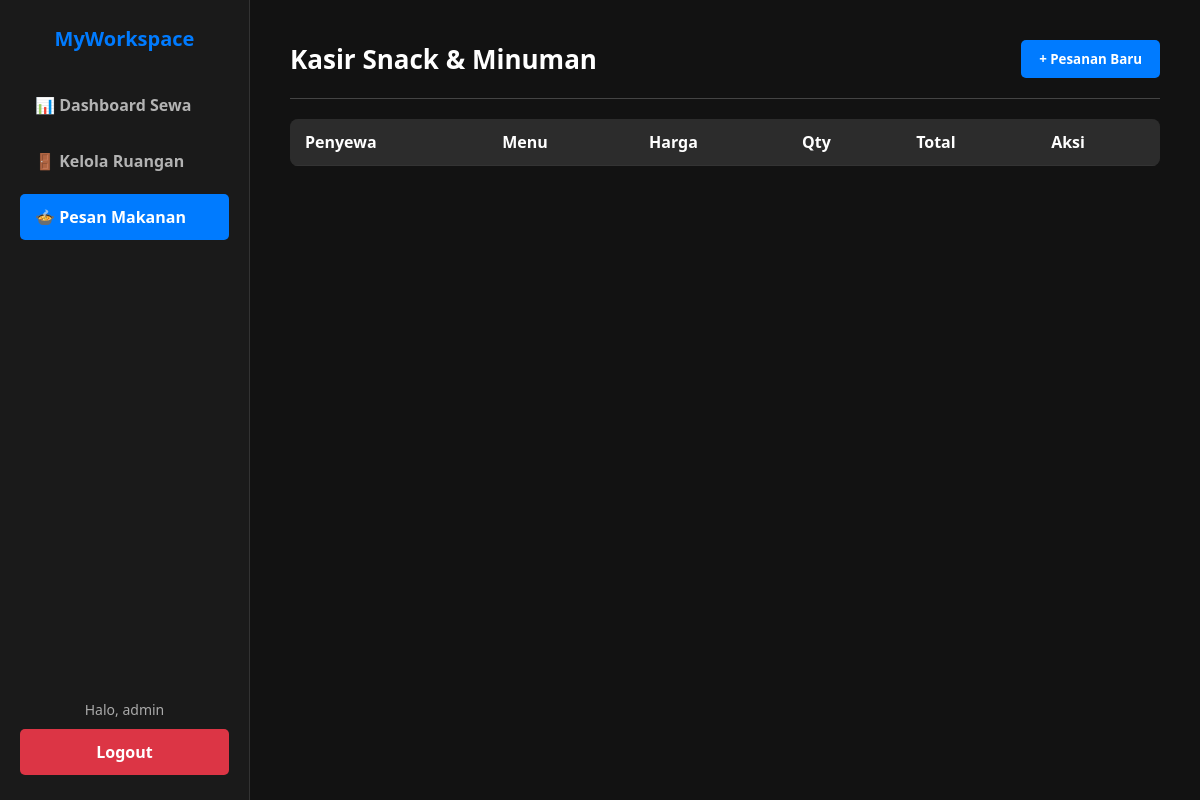
Before: /beranda.php?page=pesanan (signed in) with the older database file.
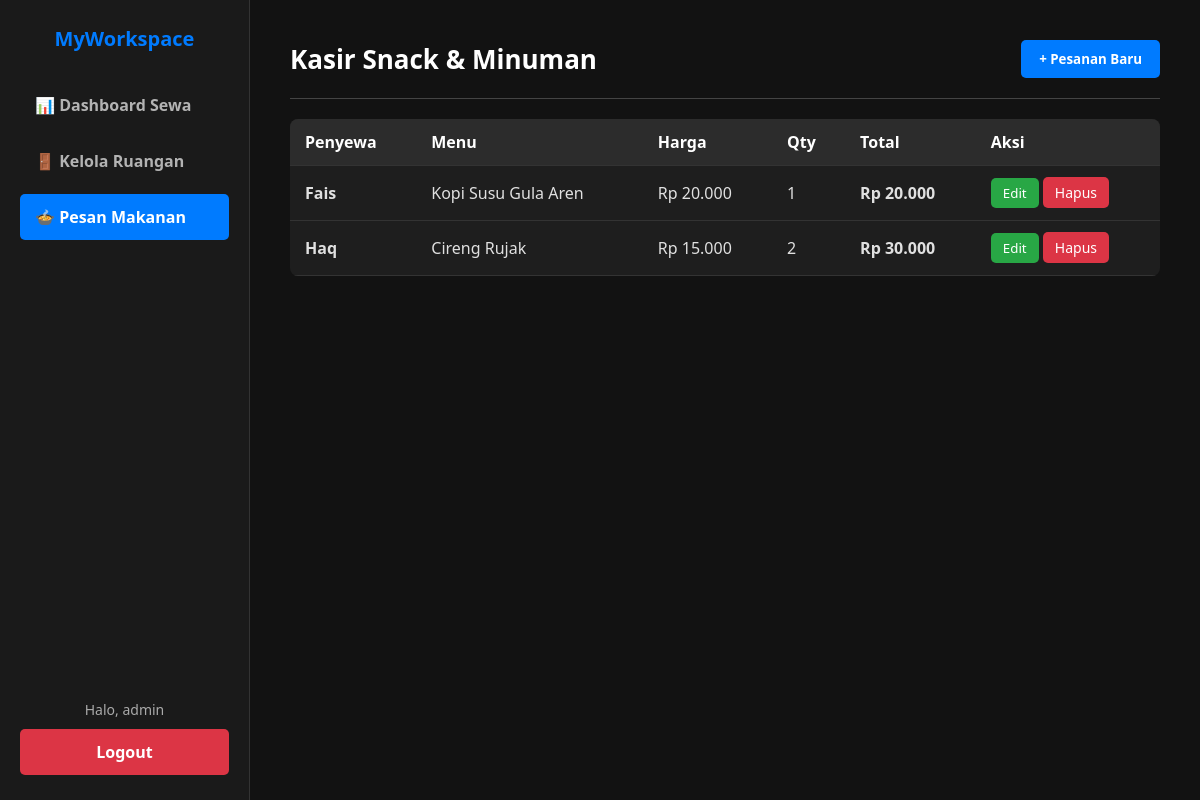
After: the same page with the newer database file.
### tables this page shows
CREATE TABLE `pesanan_tambahan` (
  `id` int(11) NOT NULL,
  `user_id` int(11) NOT NULL,
  `penyewaan_id` int(11) NOT NULL,
  `nama_pesanan` varchar(100) NOT NULL,
  `harga_satuan` int(11) NOT NULL,
  `jumlah` int(11) NOT NULL,
  `subtotal` int(11) NOT NULL
);

CREATE TABLE `penyewaan` (
  `id` int(11) NOT NULL,
  `user_id` int(11) NOT NULL,
  `nama_penyewa` varchar(100) NOT NULL,
  `jenis_ruangan` varchar(50) NOT NULL,
  `slot_id` varchar(20) NOT NULL,
  `tanggal_sewa` date NOT NULL,
  `durasi_jam` int(11) NOT NULL,
  `total_harga` int(11) NOT NULL,
  `status_pembayaran` enum('Belum Lunas','Lunas') DEFAULT 'Belum Lunas',
  `status_sewa` enum('Aktif','Selesai') DEFAULT 'Aktif'
);

### menu_pesanan.php (the view, shortened to what this page needs)
<?php
$query_tampil = "SELECT p.*, s.nama_penyewa FROM pesanan_tambahan p
                 JOIN penyewaan s ON p.penyewaan_id = s.id
                 WHERE p.user_id = '$user_id' ORDER BY p.id DESC";
$list_pesanan = mysqli_query($conn, $query_tampil);
?>
<div class="header-container">
    <h1>Kasir Snack & Minuman</h1>
    <button class="btn btn-auto" onclick="document.getElementById('modalTambahPesan').style.display='block'">+ Pesanan Baru</button>
</div>
<hr>
<table>
    <tr>
        <th>Penyewa</th><th>Menu</th><th>Harga</th><th>Qty</th><th>Total</th><th>Aksi</th>
    </tr>
    <?php while ($lp = mysqli_fetch_assoc($list_pesanan)) : ?>
    <tr>
        <td><strong><?php echo $lp['nama_penyewa']; ?></strong></td>
        <td><?php echo $lp['nama_pesanan']; ?></td>
        <td>Rp <?php echo number_format($lp['harga_satuan'], 0, ',', '.'); ?></td>
        <td><?php echo $lp['jumlah']; ?></td>
        <td><strong>Rp <?php echo number_format($lp['subtotal'], 0, ',', '.'); ?></strong></td>
        <td>
            <button class="btn btn-edit" onclick="document.getElementById('modalEditPesan<?php echo $lp['id']; ?>').style.display='block'">Edit</button>
            <a href="beranda.php?page=pesanan&hapus_pesan=<?php echo $lp['id']; ?>" class="btn-hapus" onclick="return confirm('Hapus pesanan ini?')">Hapus</a>
        </td>
    </tr>
    <?php endwhile; ?>
</table>

### beranda.php (shortened to what this page needs)
<?php
require 'koneksi.php';
$user_id = $_SESSION["id"];
$page = isset($_GET['page']) ? $_GET['page'] : 'dashboard';
?>
<!DOCTYPE html>
<html lang="id">
<head>
    <link rel="stylesheet" href="style.css">
</head>
<body class="page-dashboard">
    <?php include 'sidebar.php'; ?>
    <div class="content-area">
        <?php
        if ($page == 'dashboard') {
            include 'menu_beranda.php';
        } else if ($page == 'ruangan') {
            include 'menu_ruangan.php';
        } else if ($page == 'pesanan') {
            include 'menu_pesanan.php';
        } else {
            echo "<h2>Halaman tidak ditemukan!</h2>";
        }
        ?>
    </div>
</body>
</html>

### sidebar.php
<div class="sidebar">
    <h2>MyWorkspace</h2>
    <a href="beranda.php?page=dashboard" class="menu-link <?php if($page == 'dashboard') echo 'active'; ?>">📊 Dashboard Sewa</a>
    <a href="beranda.php?page=ruangan" class="menu-link <?php if($page == 'ruangan') echo 'active'; ?>">🚪 Kelola Ruangan</a>
    <a href="beranda.php?page=pesanan" class="menu-link <?php if($page == 'pesanan') echo 'active'; ?>">🍲 Pesan Makanan</a>
    <div class="logout-box">
        <p style="text-align: center; margin-bottom:10px; color:#aaa; font-size: 14px;">Halo, <?php echo $_SESSION["username"]; ?></p>
        <a href="logout.php" class="logout-btn">Logout</a>
    </div>
</div>

### style.css (style rules this page uses)
* { box-sizing: border-box; margin: 0; padding: 0; font-family: "Segoe UI", Tahoma, Geneva, Verdana, sans-serif; }
body.page-dashboard { display: flex; height: 100vh; background-color: #121212; color: #e0e0e0; overflow: hidden; }
.sidebar { width: 250px; background-color: #1a1a1a; padding: 25px 20px; display: flex; flex-direction: column; border-right: 1px solid #333; }
.sidebar h2 { color: #007bff; margin-bottom: 30px; font-size: 20px; text-align: center; }
.menu-link { display: block; padding: 12px 15px; margin-bottom: 10px; color: #b3b3b3; text-decoration: none; border-radius: 5px; font-weight: bold; transition: 0.3s; }
.menu-link.active { background-color: #007bff; color: white; }
.logout-box { margin-top: auto; }
.content-area { flex: 1; padding: 40px; overflow-y: auto; background-color: #121212; }
.header-container { display: flex; justify-content: space-between; align-items: center; margin-bottom: 20px; }
.header-container h1 { font-size: 26px; color: #ffffff; }
hr { border: 0; border-top: 1px solid #444; margin-bottom: 20px; }
table { width: 100%; border-collapse: collapse; margin-top: 10px; background-color: #1e1e1e; border-radius: 8px; overflow: hidden; }
th, td { padding: 12px 15px; border-bottom: 1px solid #333; text-align: left; }
th { background-color: #2c2c2c; color: #ffffff; }
.btn { padding: 10px 18px; cursor: pointer; background-color: #007bff; color: white; border: none; border-radius: 5px; font-weight: bold; transition: 0.3s; width: 100%; }
.btn-auto { width: auto; }
.btn-edit { background-color: #28a745; width: auto; padding: 6px 12px; font-weight: normal; }
.btn-hapus { background-color: #dc3545; color: white; text-decoration: none; padding: 6px 12px; border-radius: 5px; font-size: 14px; }
.logout-btn { padding: 12px; background-color: #dc3545; color: white; text-decoration: none; border-radius: 5px; font-weight: bold; display: block; text-align: center; }

Changed rows visible on the page:
added pesanan_tambahan: penyewaan.nama_penyewa "Fais", nama_pesanan "Kopi Susu Gula Aren", harga_satuan "20.000", jumlah "1", subtotal "20.000"
added pesanan_tambahan: penyewaan.nama_penyewa "Haq", nama_pesanan "Cireng Rujak", harga_satuan "15.000", jumlah "2", subtotal "30.000"
